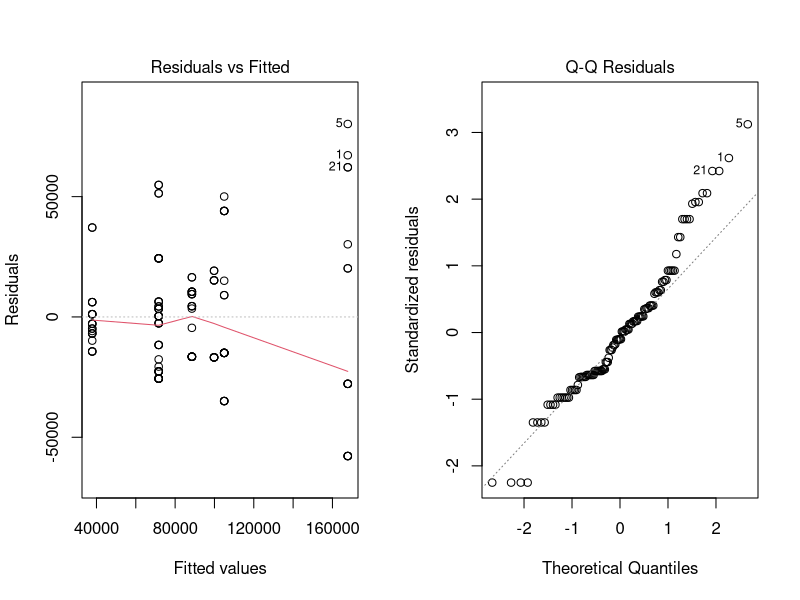
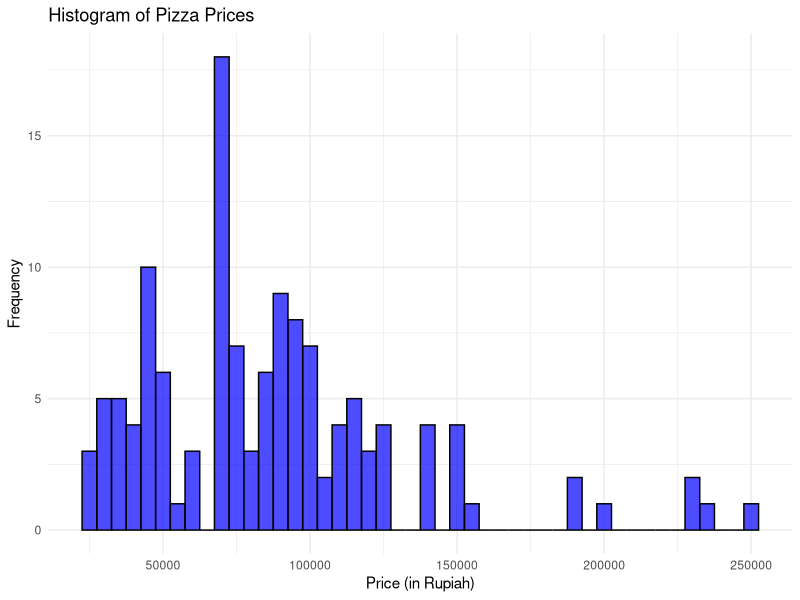
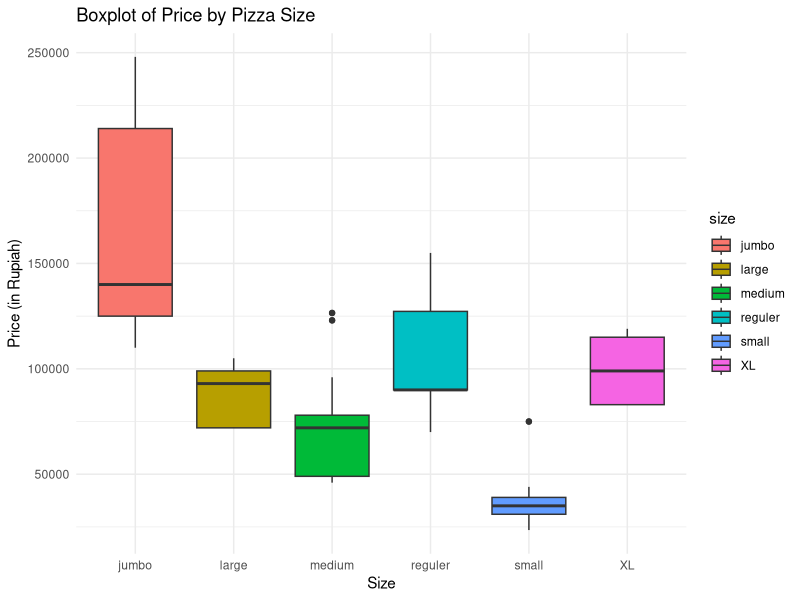
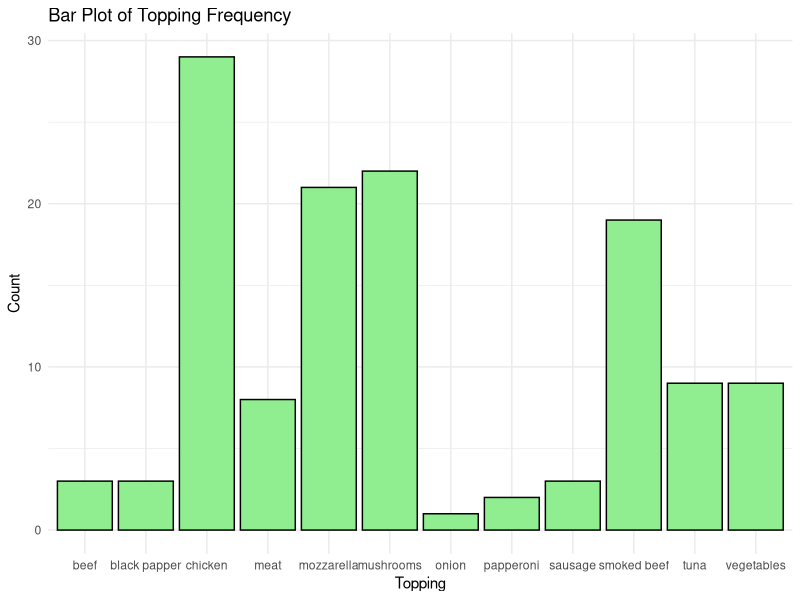

The R source for these figures, in order: (Note: this script raises an error after producing the figures.)
# Load the dataset
PizzaData <- read.csv("data/pizza_v1.csv", colClasses = c(
  company = "factor",
  price_rupiah = "numeric",
  diameter = "numeric",
  topping = "factor",
  variant = "factor",
  size = "factor",
  extra_sauce = "factor",
  extra_cheese = "factor"
))

# Display structure to verify data types
str(PizzaData)

# Display the first few rows to ensure data is loaded correctly
head(PizzaData)

# View the dataset in a spreadsheet-like interface (optional)
View(PizzaData)

# Measures of Frequency for categorical variables (e.g., company, topping, variant)
company_freq <- table(PizzaData$company)
topping_freq <- table(PizzaData$topping)
variant_freq <- table(PizzaData$variant)
size_freq <- table(PizzaData$size)

# Display frequency tables
print(company_freq)
print(topping_freq)
print(variant_freq)
print(size_freq)

# For extra features: Frequency of 'extra_sauce' and 'extra_cheese'
extra_sauce_freq <- table(PizzaData$extra_sauce)
extra_cheese_freq <- table(PizzaData$extra_cheese)

# Display these frequencies
print(extra_sauce_freq)
print(extra_cheese_freq)

# Mean (average) of price_rupiah and diameter
mean_price <- mean(PizzaData$price_rupiah)
mean_diameter <- mean(PizzaData$diameter)

# Median (middle value) of price_rupiah and diameter
median_price <- median(PizzaData$price_rupiah)
median_diameter <- median(PizzaData$diameter)

# Mode (most frequent value) - Custom function for mode
get_mode <- function(x) {
  uniq_x <- unique(x)
  uniq_x[which.max(tabulate(match(x, uniq_x)))]
}

# Mode for categorical variables
mode_topping <- get_mode(PizzaData$topping)
mode_variant <- get_mode(PizzaData$variant)
mode_size <- get_mode(PizzaData$size)

# Display results
print(paste("Mean Price:", mean_price))
print(paste("Mean Diameter:", mean_diameter))
print(paste("Median Price:", median_price))
print(paste("Median Diameter:", median_diameter))
print(paste("Mode Topping:", mode_topping))
print(paste("Mode Variant:", mode_variant))
print(paste("Mode Size:", mode_size))

# Variance and Standard Deviation for price_rupiah and diameter
var_price <- var(PizzaData$price_rupiah)
sd_price <- sd(PizzaData$price_rupiah)

var_diameter <- var(PizzaData$diameter)
sd_diameter <- sd(PizzaData$diameter)

# Range (minimum and maximum) for price_rupiah and diameter
range_price <- range(PizzaData$price_rupiah)
range_diameter <- range(PizzaData$diameter)

# Interquartile Range (IQR) for price_rupiah and diameter
iqr_price <- IQR(PizzaData$price_rupiah)
iqr_diameter <- IQR(PizzaData$diameter)

# Display results
print(paste("Variance in Price:", var_price))
print(paste("Standard Deviation in Price:", sd_price))
print(paste("Range of Price:", range_price))
print(paste("IQR of Price:", iqr_price))

print(paste("Variance in Diameter:", var_diameter))
print(paste("Standard Deviation in Diameter:", sd_diameter))
print(paste("Range of Diameter:", range_diameter))
print(paste("IQR of Diameter:", iqr_diameter))

# Correlation between price_rupiah and diameter (only for numerical variables)
cor_price_diameter <- cor(PizzaData$price_rupiah, PizzaData$diameter)

# Cross-tabulation between categorical variables (e.g., company and size)
company_size_crosstab <- table(PizzaData$company, PizzaData$size)

# Display results
print(paste("Correlation between Price and Diameter:", cor_price_diameter))
print("Company and Size Cross-tabulation:")
print(company_size_crosstab)

# Skewness and Kurtosis for price_rupiah
library(e1071)
skew_price <- skewness(PizzaData$price_rupiah)
kurt_price <- kurtosis(PizzaData$price_rupiah)

print(paste("Skewness of Price:", skew_price))
print(paste("Kurtosis of Price:", kurt_price))

# ANOVA for price based on pizza size
anova_size <- aov(price_rupiah ~ size, data = PizzaData)

# Display ANOVA table for size
summary(anova_size)

# Post-hoc test if ANOVA for size is significant
tukey_size <- TukeyHSD(anova_size)

# Display the post-hoc test results
print(tukey_size)

# Check assumptions:
# 1. Residuals vs Fitted plot (for homogeneity of variances)
# 2. Normal Q-Q plot (for normality of residuals)
par(mfrow = c(1, 2))  # Set up two plots side by side
plot(anova_size, 1)   # Residuals vs Fitted plot
plot(anova_size, 2)   # Normal Q-Q plot

# Levene's Test for homogeneity of variances
library(car)
leveneTest(price_rupiah ~ size, data = PizzaData)

# ANOVA for price based on topping type
anova_topping <- aov(price_rupiah ~ topping, data = PizzaData)
summary(anova_topping)

# Post-hoc test if ANOVA for topping is significant
tukey_topping <- TukeyHSD(anova_topping)
print(tukey_topping)

# ANOVA for price based on pizza variant
anova_variant <- aov(price_rupiah ~ variant, data = PizzaData)
summary(anova_variant)

# Post-hoc test if ANOVA for variant is significant
tukey_variant <- TukeyHSD(anova_variant)
print(tukey_variant)

# Load necessary libraries
library(ggplot2)
library(GGally)
library(car)

# Univariate Plots
## 1. Histogram for price_rupiah
ggplot(PizzaData, aes(x = price_rupiah)) +
  geom_histogram(binwidth = 5000, fill = "blue", color = "black", alpha = 0.7) +
  labs(title = "Histogram of Pizza Prices", x = "Price (in Rupiah)", y = "Frequency") +
  theme_minimal()

## 2. Boxplot for price_rupiah by pizza size
ggplot(PizzaData, aes(x = size, y = price_rupiah, fill = size)) +
  geom_boxplot() +
  labs(title = "Boxplot of Price by Pizza Size", x = "Size", y = "Price (in Rupiah)") +
  theme_minimal()

## 3. Bar plot for topping frequency
ggplot(PizzaData, aes(x = topping)) +
  geom_bar(fill = "lightgreen", color = "black") +
  labs(title = "Bar Plot of Topping Frequency", x = "Topping", y = "Count") +
  theme_minimal()

# Multivariate Plots
## 1. Scatter plot for price_rupiah vs diameter
ggplot(PizzaData, aes(x = diameter, y = price_rupiah)) +
  geom_point(aes(color = size), size = 3, alpha = 0.7) +
  labs(title = "Scatter Plot of Price vs Diameter", x = "Diameter (in cm)", y = "Price (in Rupiah)") +
  theme_minimal() +
  scale_color_manual(values = c("red", "blue", "green"))

## 2. Boxplot for price_rupiah by topping and size
ggplot(PizzaData, aes(x = topping, y = price_rupiah, fill = size)) +
  geom_boxplot() +
  labs(title = "Boxplot of Price by Topping and Size", x = "Topping", y = "Price (in Rupiah)") +
  theme_minimal()

## 3. Pair plot for numeric variables (price_rupiah and diameter)
ggpairs(PizzaData[, c("price_rupiah", "diameter")], aes(color = size, alpha = 0.6))

## 4. Facet grid to compare price_rupiah by size and topping
ggplot(PizzaData, aes(x = topping, y = price_rupiah)) +
  geom_boxplot(aes(color = topping)) +
  facet_grid(~ size) +
  labs(title = "Facet Grid: Price by Topping and Size", x = "Topping", y = "Price (in Rupiah)") +
  theme_minimal()


